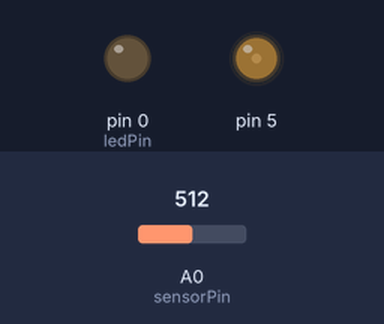
Bench run of a sketch on a simulated Arduino Uno, built with avr-gcc and run on an emulated ATmega328P. Shown: output pins drawn as LEDs (lit = HIGH). The test bench sets the inputs (shaded band); at power-on: A0 (sensorPin) = 512.

Above: at 1.2 s.
1.3 s: A0 (sensorPin) set to 666
2.8 s: A0 (sensorPin) set to 699
At 3.3 s:
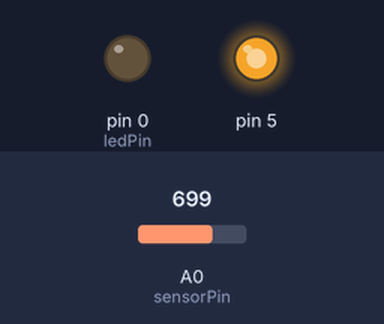
4.3 s: A0 (sensorPin) set to 0
At 5.5 s:
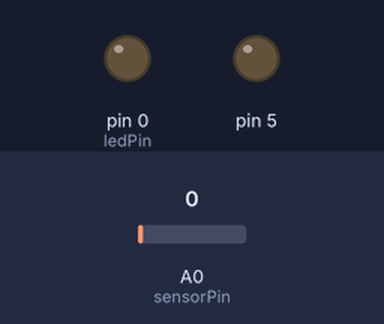
5.8 s: A0 (sensorPin) set to 351
At 6.7 s:
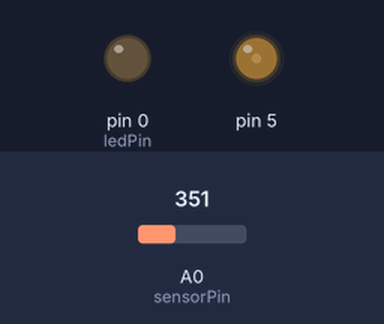
7.3 s: A0 (sensorPin) set to 692
At 7.9 s:
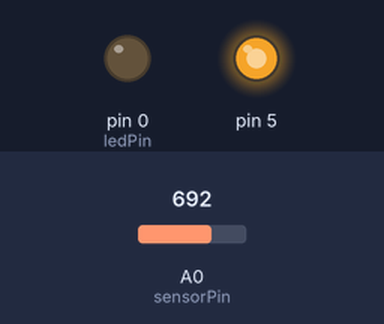
Timing chart, 0 to 9.8 s (numbered marks = the images above; inputs shaded):
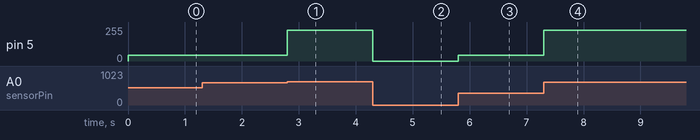

The sketch:

fade.ino
```cpp
int sensorPin = A0;    // select the input pin for the potentiometer
int ledPin = 0;
int sensorValue = 0;  // variable to store the value coming from the sensor

void setup() {
  // declare the ledPin as an OUTPUT:
  pinMode(ledPin, OUTPUT);
}

void loop() {
  // read the value from the sensor:
  sensorValue = analogRead(sensorPin);
  // turn the ledPin on
  Serial.println(sensorValue);

  if (sensorValue == 0){
    digitalWrite(5, LOW);
    digitalWrite(6, LOW);
    digitalWrite(9, LOW);
  }

  else if (sensorValue > 0 && sensorValue <= 341){
   analogWrite(5, 20);
   digitalWrite(6, LOW);
   digitalWrite(9, LOW);
  }

  else if (sensorValue > 342 && sensorValue <= 682){
   analogWrite(5, 300);
   digitalWrite(6, HIGH);
   digitalWrite(9, LOW);
  }

  else if (sensorValue > 683 && sensorValue <= 1032){
   analogWrite(5, 1000);
   digitalWrite(6, HIGH);
   digitalWrite(9, HIGH);
  }
}
```

Measured:
- the behaviour switches between 683 and 684 on A0 (sensorPin) (found by bisection; images 0 and 1)
- after the input at 1.3 s, every drawn part: stays the same
- after the input at 2.8 s, pin 5: 44/255 → 232/255 at once
- after the input at 4.3 s, pin 5: 232/255 → 0/255 at once
- after the input at 5.8 s, pin 5: 0/255 → 44/255 at once
- after the input at 7.3 s, pin 5: 44/255 → 232/255 at once
